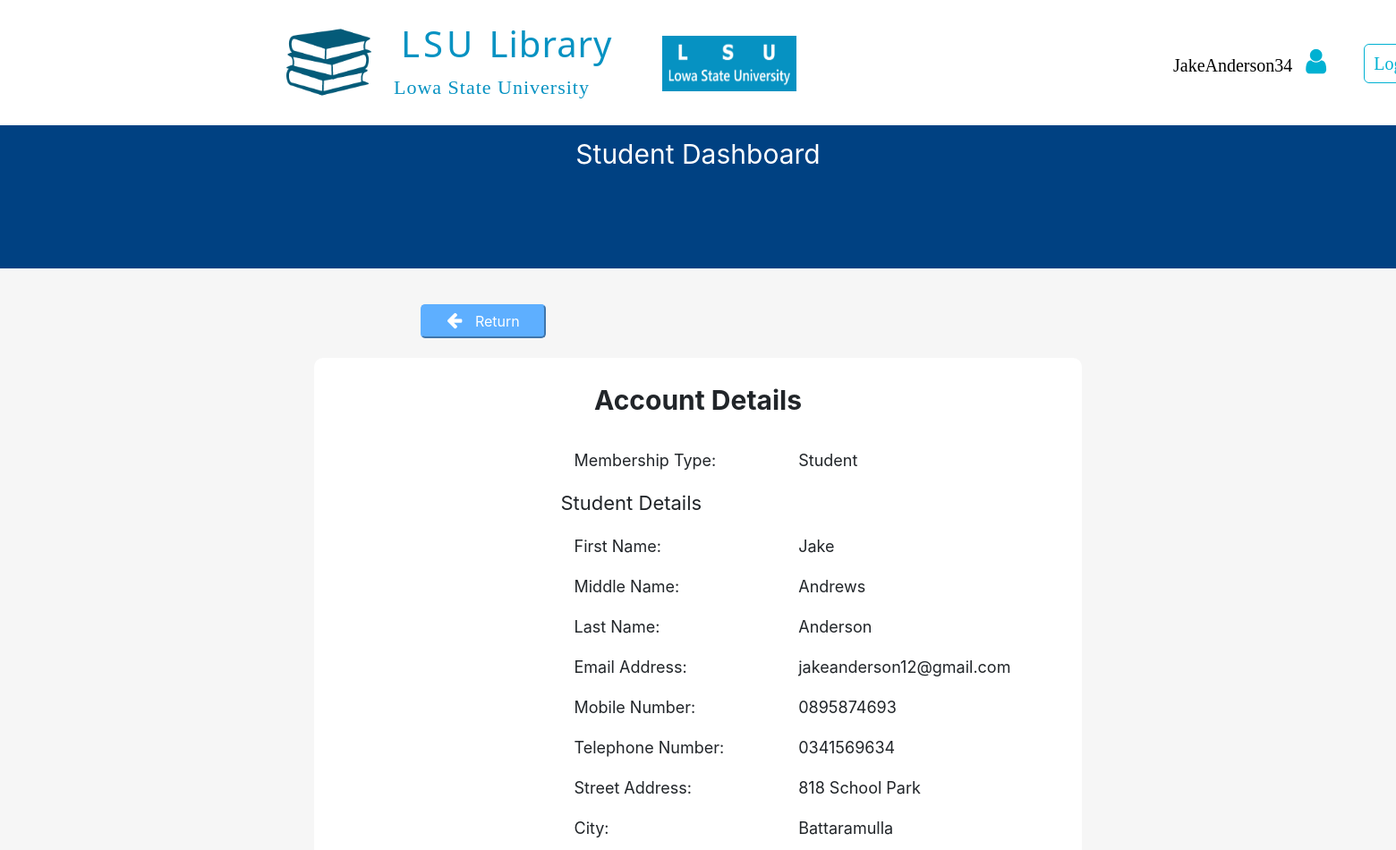
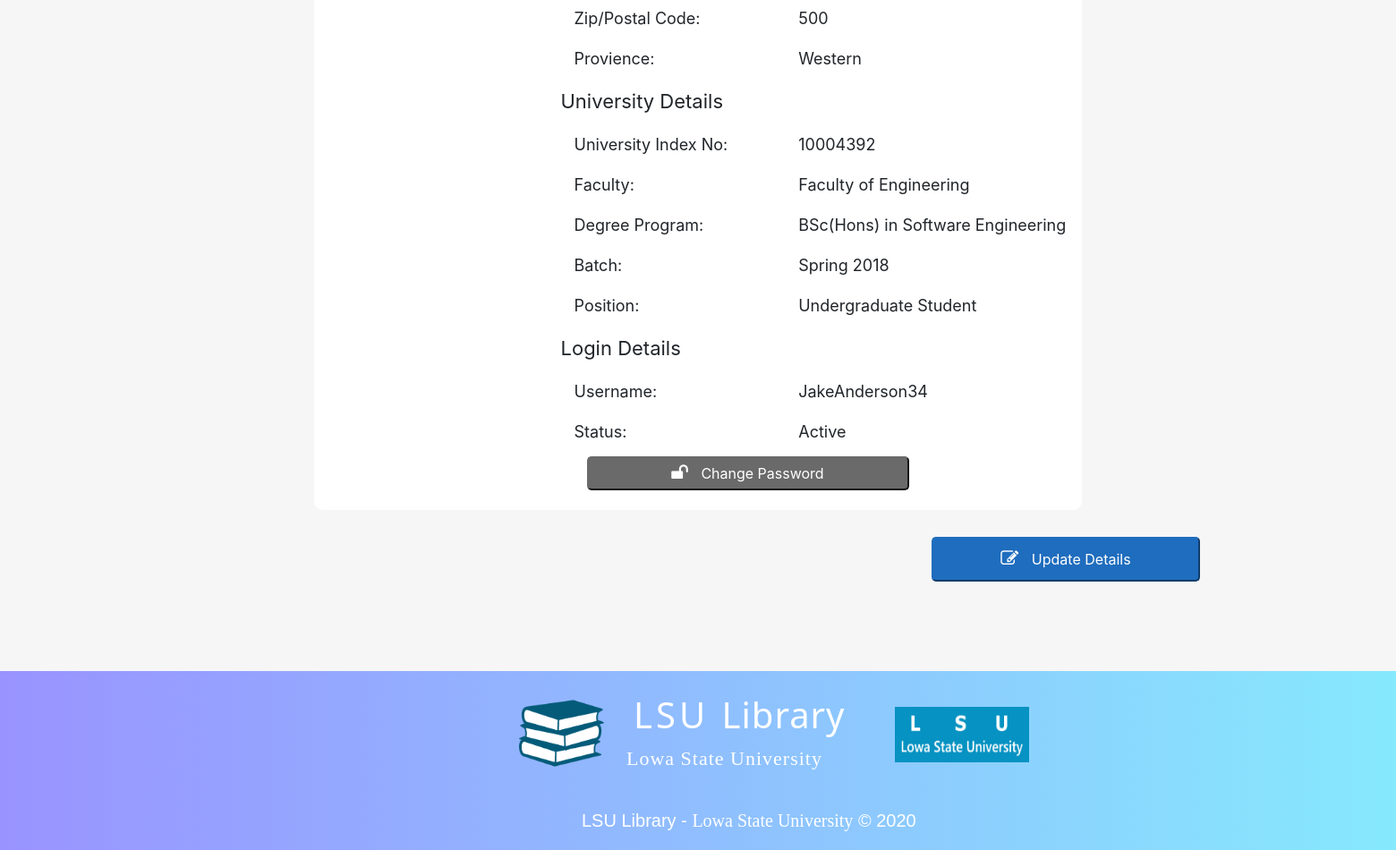
The page /studentProfessorDashboard/3.accountDetails/studentAccountDetails.php (signed in) on the database its author committed (2 pictures, top to bottom).
### tables this page shows
CREATE TABLE User(
  UserID INT(8) AUTO_INCREMENT,
  FirstName VARCHAR(30) NOT NULL,
  MiddleName VARCHAR(30),
  LastName VARCHAR(50) NOT NULL,
  EmailAddress VARCHAR(50) NOT NULL,
  StreetAddress VARCHAR(40) NOT NULL,
  ucCityID INT(8),
  uzpcZPCID INT(8),
  upProvienceID INT(8) NOT NULL,
  MobileNumber CHAR(10) NOT NULL,
  TelephoneNumber CHAR(10),
  RegistrationDateTime DATETIME DEFAULT CURRENT_TIMESTAMP,
  lLoginID INT NOT NULL,  
  PRIMARY KEY (UserID),
  FOREIGN KEY (ucCityID) REFERENCES UserCity(CityID),
  FOREIGN KEY (uzpcZPCID) REFERENCES UserZipPostalCode(ZPCID),
  FOREIGN KEY (upProvienceID) REFERENCES UserProvience(ProvienceID)
);

CREATE TABLE UserCity(
  CityID INT(8) AUTO_INCREMENT,
  City VARCHAR(50),
  PRIMARY KEY (CityID)
);

CREATE TABLE UserZipPostalCode(
  ZPCID INT(8) AUTO_INCREMENT,
  ZipPostalCode VARCHAR(5),
  PRIMARY KEY (ZPCID)
);

CREATE TABLE UserProvience(
  ProvienceID INT(8) AUTO_INCREMENT,
  Provience VARCHAR(15),
  PRIMARY KEY (ProvienceID)
);

CREATE TABLE UniversityMember(
  uUserID INT(8) NOT NULL,
  UniversityNo INT(8) NOT NULL,
  mmtMembershipTypeID INT(8) NOT NULL,
  mmsMemberStatusID INT(8) NOT NULL,
  mfFacultyID INT(8) NOT NULL,
  mpPositionID INT(8) NOT NULL,
  EditDateTime DATETIME,
  PRIMARY KEY (uUserID, UniversityNo),
  FOREIGN KEY (uUserID) REFERENCES User(UserID),
  FOREIGN KEY (mmtMembershipTypeID) REFERENCES MemberMembershipType(MembershipTypeID),
  FOREIGN KEY (mmsMemberStatusID) REFERENCES MemberMemberStatus(MemberStatusID),
  FOREIGN KEY (mfFacultyID) REFERENCES MemberFaculty(FacultyID),
  FOREIGN KEY (mpPositionID) REFERENCES MemberPosition(PositionID)
);

CREATE TABLE MemberFaculty(
  FacultyID INT(8) AUTO_INCREMENT,
  Faculty VARCHAR(50),
  PRIMARY KEY (FacultyID)
);

CREATE TABLE StudentDegreeProgram(
  DegreeProgramID INT(8) AUTO_INCREMENT,
  DegreeProgram VARCHAR(60),
  PRIMARY KEY (DegreeProgramID)
);

CREATE TABLE StudentBatch(
  BatchID INT(8) AUTO_INCREMENT,
  Batch VARCHAR(20),
  PRIMARY KEY (BatchID)
);

CREATE TABLE MemberPosition(
  PositionID INT(8) AUTO_INCREMENT,
  Position VARCHAR(25),
  PRIMARY KEY (PositionID)
);

CREATE TABLE MemberMemberStatus(
  MemberStatusID INT(8) AUTO_INCREMENT,
  MemberStatus VARCHAR(15),
  PRIMARY KEY (MemberStatusID)
);

### studentProfessorDashboard/3.accountDetails/studentAccountDetails.php (the view, shortened to what this page needs)
<?php
  include_once("../../LSULibraryDBConnection.php");
  $userUsername = $_SESSION['username'];
?>
<!DOCTYPE html>
<html>
  <head>
    <link rel="stylesheet" href="../../assets/css/defaultLayout.css">
    <link rel="stylesheet" href="https://cdnjs.cloudflare.com/ajax/libs/font-awesome/4.7.0/css/font-awesome.min.css">
    <link rel="stylesheet" href="../../assets/bootstrap/css/bootstrap.min.css">
  </head>
  <body>
        <div style="height: 140px; width: 100%;">
              <div id="logoSection">
                <a href="../studentProfessorDashboard.php">
                  <img src="../../assets/Images/LSULibraryLogo.png" alt="LSU Library Logo" id="lsuLibraryLogoIcon">
                </a>
                <h1 id="mainTitle"> LSU <span id="mainTitleSpan">Library</span> </h1>
                <p id="mainTitleSub">Lowa State University</p>
                <img src="../../assets/Images/LSUUniversityLogo.png" alt="LSU Logo" id="lsuLogoIcon">
              </div>
              <table id="navSection">
                <tr>
                  <td class="navItem" id="navItem1">
                    <a href="studentAccountDetails.php" data-toggle="popover" data-trigger="hover" data-placement="bottom" title="Options"
                    data-content="View Account Details" style="color: black;">
                      <?php echo $userUsername ?> &nbsp
                      <i class="fa fa-user" style="font-size: 32px;
                                                  color: #00B1D2FF;"></i> &nbsp
                    </a>
                  </td>
                  <td class="navItem" id="navItem2">
                    <a href="../../logout.php">Logout</a>
                  </td>
                </tr>
              </table>
        </div>
            <div style="background-color: #004182;
                        width: 100%;
                        height: 160px;">
              <p style="font-size: 30px;
                        color: white;
                        text-align: center;
                        padding-top: 10px;">Student Dashboard</p>
              <div style="position: absolute;
                          left: 50%;
                          transform: translate(-50%,-0%);">
              </div>
            </div>
          <div style="width: 100%;
                      height: 1400px;
                      background-color: #F6F6F6;">
            <button type="button" name="return" style="color: #FFFFFF;
                                                      background-color: #5EAFFF;
                                                      border-color: #5EAFFF;
                                                      padding: 5px;
                                                      border-radius: 5px;
                                                      width: 140px;
                                                      position: absolute;
                                                      top: 340px;
                                                      left: 470px;" onClick="window.location.href = '../studentProfessorDashboard.php';">
              <i class="fa fa-arrow-left" style="font-size: 20px;
                                                margin-right: 10px;"></i>
              Return
            </button>
            <div style="width: 55%;
                        height: 1120px;
                        background-color: #FFFFFF;
                        border-radius: 10px;
                        position: relative;
                        left: 50%;
                        transform: translateX(-50%);
                        top: 100px;">
              <p style="font-size: 30px;
                        padding-top: 25px;
                        text-align: center;"><b>Account Details</b></p>
              <div id="container">
                <?php
                  $retrieveUserSQL = "SELECT * FROM User u INNER JOIN Login l ON l.LoginID = u.lLoginID
                                      INNER JOIN UserCity uc ON uc.CityID = u.ucCityID
                                      INNER JOIN UserZipPostalCode uzpc ON uzpc.ZPCID = u.uzpcZPCID
                                      INNER JOIN UserProvience up ON up.ProvienceID = u.upProvienceID
                                      INNER JOIN UniversityMember um ON um.uUserID = u.UserID
                                      INNER JOIN MemberMembershipType mmt ON mmt.MembershipTypeID = um.mmtMembershipTypeID
                                      INNER JOIN MemberFaculty mf ON mf.FacultyID = um.mfFacultyID
                                      INNER JOIN Student s ON s.umUserID = um.uUserID AND s.umUniversityNo = um.UniversityNo
                                      INNER JOIN StudentDegreeProgram sdp ON sdp.DegreeProgramID = s.sdpDegreeProgramID
                                      INNER JOIN StudentBatch sb ON sb.BatchID = s.sbBatchID
                                      INNER JOIN MemberPosition mp ON mp.PositionID = um.mpPositionID
                                      INNER JOIN MemberMemberStatus mms ON mms.MemberStatusID = um.mmsMemberStatusID
                                      WHERE l.Username = '$userUsername';";
                  $retrieveUserResult = mysqli_query($databaseConn, $retrieveUserSQL);
                  $retrieveUserRow = mysqli_fetch_array($retrieveUserResult);
                ?>
                <table>
                  <tr>
                    <td> <p class="containerSubTextStyle">Membership Type: </p> <td>
                    <td> <p class="containerUserDataTextStyle">Student </p> <td>
                  </tr>
                  <tr>
                    <td> <p class="containerMainTextStyle">Student Details</p> <td>
                  </tr>
                  <tr>
                    <td> <p class="containerSubTextStyle">First Name: </p> <td>
                    <td> <p class="containerUserDataTextStyle"> <?php echo $retrieveUserRow["FirstName"]; ?> </p> <td>
                  </tr>
                  <tr>
                    <td> <p class="containerSubTextStyle">Middle Name: </p> <td>
                    <td> <p class="containerUserDataTextStyle"> <?php echo $retrieveUserRow["MiddleName"]; ?> </p> <td>
                  </tr>
                  <tr>
                    <td> <p class="containerSubTextStyle">Last Name: </p> <td>
                    <td> <p class="containerUserDataTextStyle"> <?php echo $retrieveUserRow["LastName"]; ?> </p> <td>
                  </tr>
                  <tr>
                    <td> <p class="containerSubTextStyle">Email Address: </p> <td>
                    <td> <p class="containerUserDataTextStyle"> <?php echo $retrieveUserRow["EmailAddress"]; ?> </p> <td>
                  </tr>
                  <tr>
                    <td> <p class="containerSubTextStyle">Mobile Number: </p> <td>
                    <td> <p class="containerUserDataTextStyle"> <?php echo $retrieveUserRow["MobileNumber"]; ?> </p> <td>
                  </tr>
                  <tr>
                    <td> <p class="containerSubTextStyle">Telephone Number: </p> <td>
                    <td> <p class="containerUserDataTextStyle"> <?php echo $retrieveUserRow["TelephoneNumber"]; ?> </p> <td>
                  </tr>
                  <tr>
                    <td> <p class="containerSubTextStyle">Street Address: </p> <td>
                    <td> <p class="containerUserDataTextStyle"> <?php echo $retrieveUserRow["StreetAddress"]; ?> </p> <td>
                  </tr>
                  <tr>
                    <td> <p class="containerSubTextStyle">City: </p> <td>
                    <td> <p class="containerUserDataTextStyle"> <?php echo $retrieveUserRow["City"]; ?> </p> <td>
                  </tr>
                  <tr>
                    <td> <p class="containerSubTextStyle">Zip/Postal Code: </p> <td>
                    <td> <p class="containerUserDataTextStyle"> <?php echo $retrieveUserRow["ZipPostalCode"]; ?> </p> <td>
                  </tr>
                  <tr>
                    <td> <p class="containerSubTextStyle">Provience: </p> <td>
                    <td> <p class="containerUserDataTextStyle"> <?php echo $retrieveUserRow["Provience"]; ?> </p> <td>
                  </tr>
                  <tr>
                    <td> <p class="containerMainTextStyle">University Details</p> <td>
                  </tr>
                  <tr>
                    <td> <p class="containerSubTextStyle">University Index No: </p> <td>
                    <td> <p class="containerUserDataTextStyle"> <?php echo $retrieveUserRow["UniversityNo"]; ?> </p> <td>
                  </tr>
                  <tr>
                    <td> <p class="containerSubTextStyle">Faculty: </p> <td>
                    <td> <p class="containerUserDataTextStyle"> <?php echo $retrieveUserRow["Faculty"]; ?> </p> <td>
                  </tr>
                  <tr>
                    <td> <p class="containerSubTextStyle">Degree Program: </p> <td>
                    <td> <p class="containerUserDataTextStyle"> <?php echo $retrieveUserRow["DegreeProgram"]; ?> </p> <td>
                  </tr>
                  <tr>
                    <td> <p class="containerSubTextStyle">Batch: </p> <td>
                    <td> <p class="containerUserDataTextStyle"> <?php echo $retrieveUserRow["Batch"]; ?> </p> <td>
                  </tr>
                  <tr>
                    <td> <p class="containerSubTextStyle">Position: </p> <td>
                    <td> <p class="containerUserDataTextStyle"> <?php echo $retrieveUserRow["Position"]; ?> </p> <td>
                  </tr>
                  <tr>
                    <td> <p class="containerMainTextStyle">Login Details</p> <td>
                  </tr>
                  <tr>
                    <td> <p class="containerSubTextStyle">Username: </p> <td>
                    <td> <p class="containerUserDataTextStyle"> <?php echo $retrieveUserRow["Username"]; ?> </p> <td>
                  </tr>
                  <tr>
                    <td> <p class="containerSubTextStyle">Status: </p> <td>
                    <td> <p class="containerUserDataTextStyle"> <?php echo $retrieveUserRow["MemberStatus"]; ?> </p> <td>
                  </tr>
                </table>
                <button type="button" name="changePassword" style="color: #FFFFFF;
                                                                  background-color: #6A6A6A;
                                                                  border-color: #6A6A6A;
                                                                  padding: 5px;
                                                                  border-radius: 5px;
                                                                  width: 360px;
                                                                  position: absolute;
                                                                  top: 960px;
                                                                  left: 90px;" onClick="window.location.href = 'studentProfessorChangePassword.php';">
                  <i class="fa fa-unlock" style="font-size: 20px;
                                                margin-right: 10px;"></i>
                  Change Password
                </button>
              </div>
              <button type="button" name="updateDetails" style="color: #FFFFFF;
                                                                background-color: #1F6DBE;
                                                                border-color: #1F6DBE;
                                                                padding: 5px;
                                                                border-radius: 5px;
                                                                width: 300px;
                                                                height: 50px;
                                                                position: absolute;
                                                                top: 1150px;
                                                                left: 690px;" onClick="window.location.href = 'studentUpdateDetails.php';">
                <i class="fa fa-edit" style="font-size: 20px;
                                            margin-right: 10px;"></i>
                Update Details
              </button>
          </div>
        </div>
          <div id="footer">
            <div id="footerLogoSection">
              <img src="../../assets/images/LSULibraryLogo.png" alt="LSU Library Logo" id="lsuLibraryLogoIcon">
              <h1 id="mainTitle"> LSU <span id="mainTitleSpan">Library</span> </h1>
              <p id="mainTitleSub">Lowa State University</p>
              <img src="../../assets/images/LSUUniversityLogo.png" alt="LSU Logo" id="lsuLogoIcon">
            </div>
            <p id="footerText1Main">LSU Library - <span id="footerText1Sub">Lowa State University</span> &copy; 2020</p>
          </div>
  </body>
</html>

### rows shown on the page
user: FirstName "Jake", MiddleName "Andrews", LastName "Anderson", EmailAddress "jakeanderson12@gmail.com", MobileNumber "0895874693", TelephoneNumber "0341569634", StreetAddress "818 School Park", ucCityID.City "Battaramulla", uzpcZPCID.ZipPostalCode "500", upProvienceID.Provience "Western", universitymember.UniversityNo "10004392", memberfaculty.Faculty "Faculty of Engineering", studentdegreeprogram.DegreeProgram "BSc(Hons) in Software Engineering", studentbatch.Batch "Spring 2018", memberposition.Position "Undergraduate Student", lLoginID.Username "JakeAnderson34", membermemberstatus.MemberStatus "Active"

### other values the page prints
$userUsername "JakeAnderson34"
